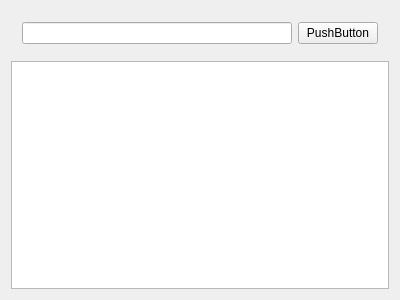
<?xml version="1.0" encoding="UTF-8"?>
<ui version="4.0">
 <class>Widget</class>
 <widget class="QWidget" name="Widget">
  <property name="geometry">
   <rect>
    <x>0</x>
    <y>0</y>
    <width>400</width>
    <height>300</height>
   </rect>
  </property>
  <property name="windowTitle">
   <string>Widget</string>
  </property>
  <layout class="QVBoxLayout" name="verticalLayout">
   <item>
    <widget class="QWidget" name="widget" native="true">
     <layout class="QHBoxLayout" name="horizontalLayout">
      <item>
       <widget class="QLineEdit" name="lineEdit"/>
      </item>
      <item>
       <widget class="QPushButton" name="pushButton">
        <property name="text">
         <string>PushButton</string>
        </property>
       </widget>
      </item>
     </layout>
    </widget>
   </item>
   <item>
    <widget class="QTextEdit" name="textEdit"/>
   </item>
  </layout>
 </widget>
 <layoutdefault spacing="6" margin="11"/>
 <resources/>
 <connections/>
</ui>
